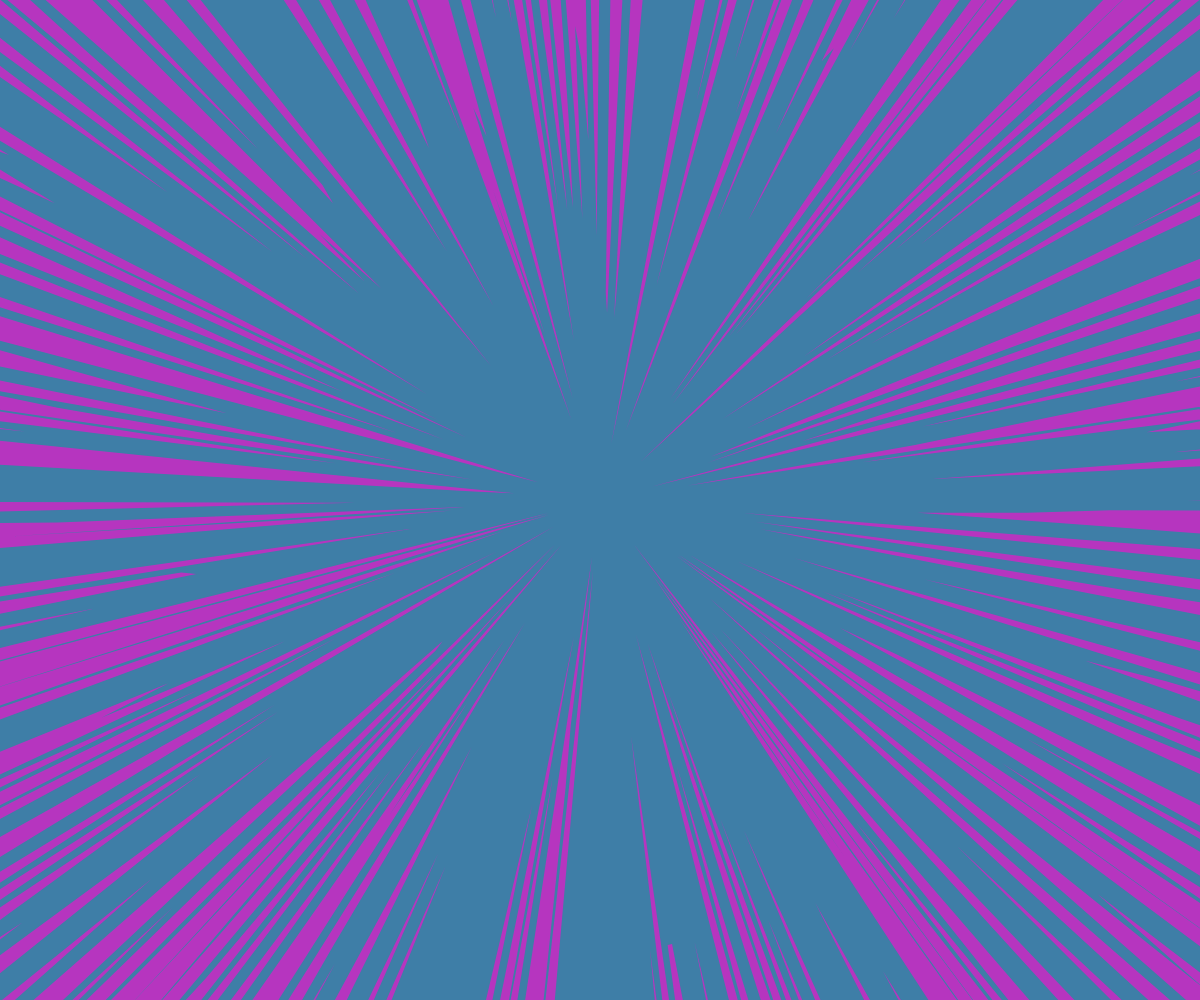
Frame 1 (no input)
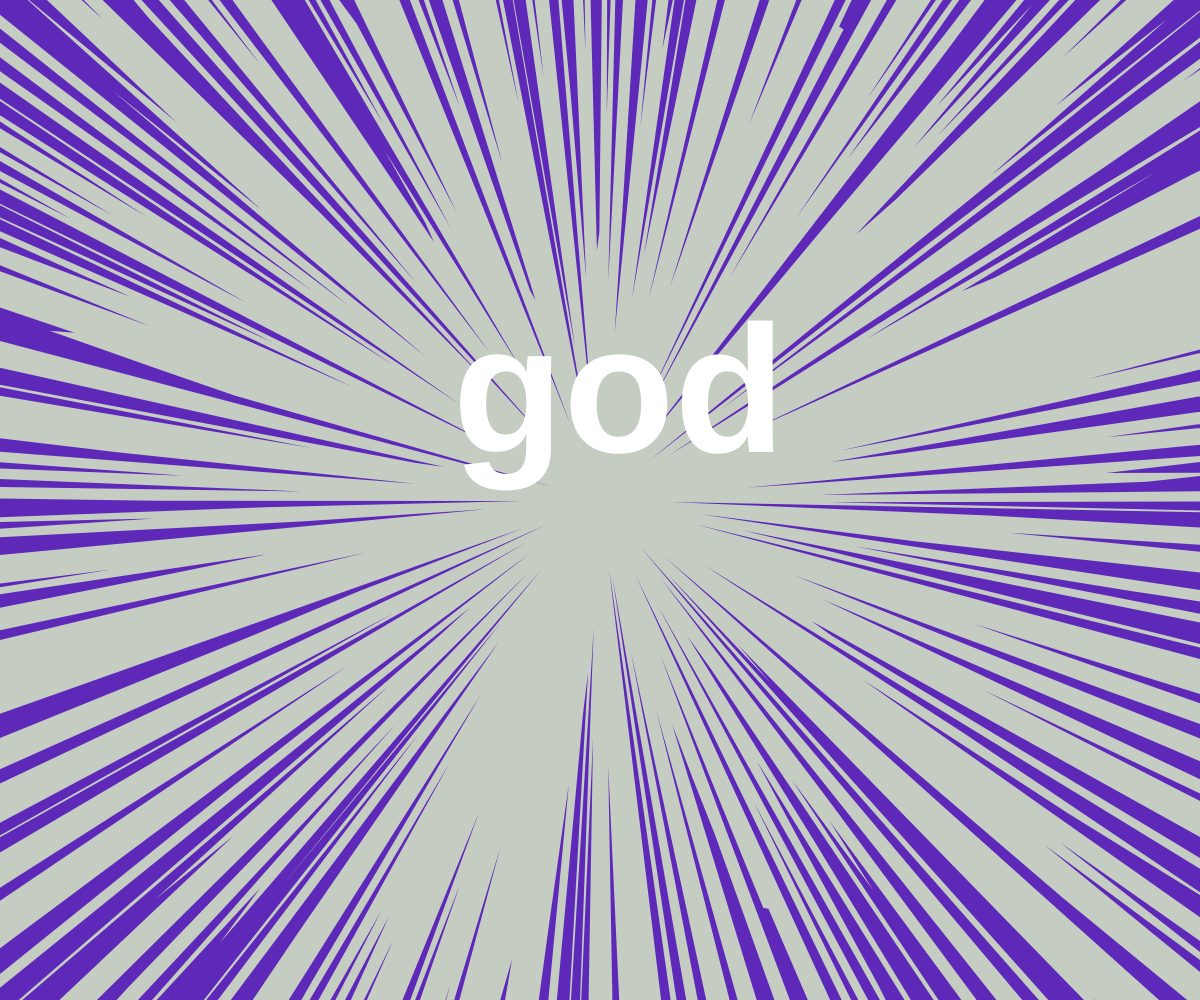
Frame 60 (no input)
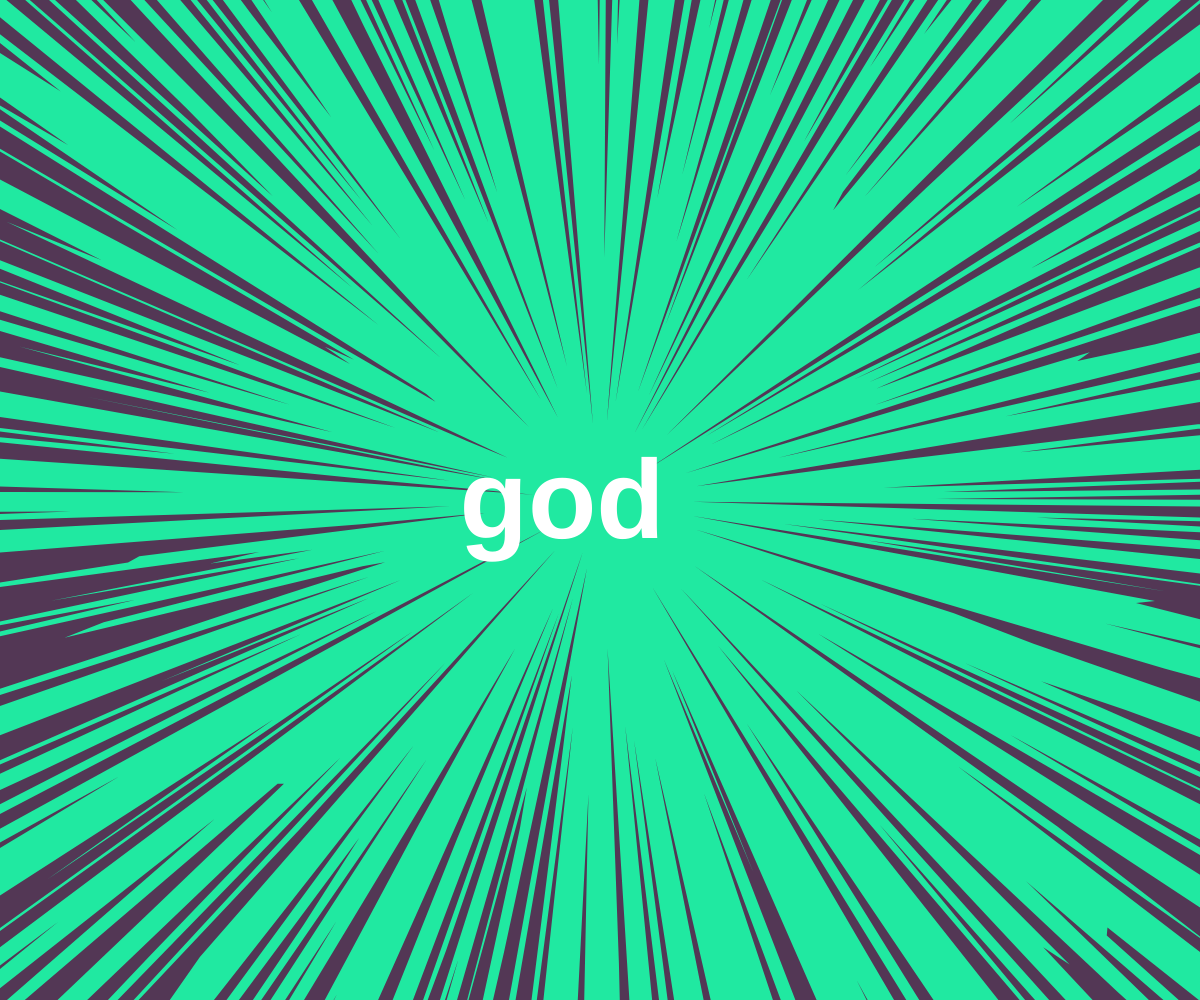
Frame 120 (the mouse pressed at the canvas centre since frame 60)

The p5.js sketch that drew these frames (run headless with seeded random() and noise() and a simulated clock; from frame 60 on, the mouse is pressed at the canvas centre):

// p5.js sketch
// ── sketch.js
function setup() {
	createCanvas(windowWidth, windowHeight);
	textStyle(BOLD)
	textAlign(CENTER);
	frameRate(60)
  }

  function draw() {
	background(random(255), random(255), random(255));

	translate(width/2, height/2);
	stroke(255);
	noFill();
	beginShape();
	for(let i = 0; i < TWO_PI; i+=0.01){
	  let r = random(50, windowHeight + windowWidth / 2);
	  let x = r * cos(i);
	  let y = r * sin(i);
	  vertex(x,y);

	}
	fill(random(255), random(255), random(255));
	noStroke();
	endShape(CLOSE);

	if (random(0, 1) > 0.5){
	  textSize(random(69, 200));
	  fill(random(0, 1) > 0.5 ? "white" : "black")
	  text(random(0, 1) > 0.5 ? "fer" : "god", random(-50, 50), random(-50, 50));

	}

  }
